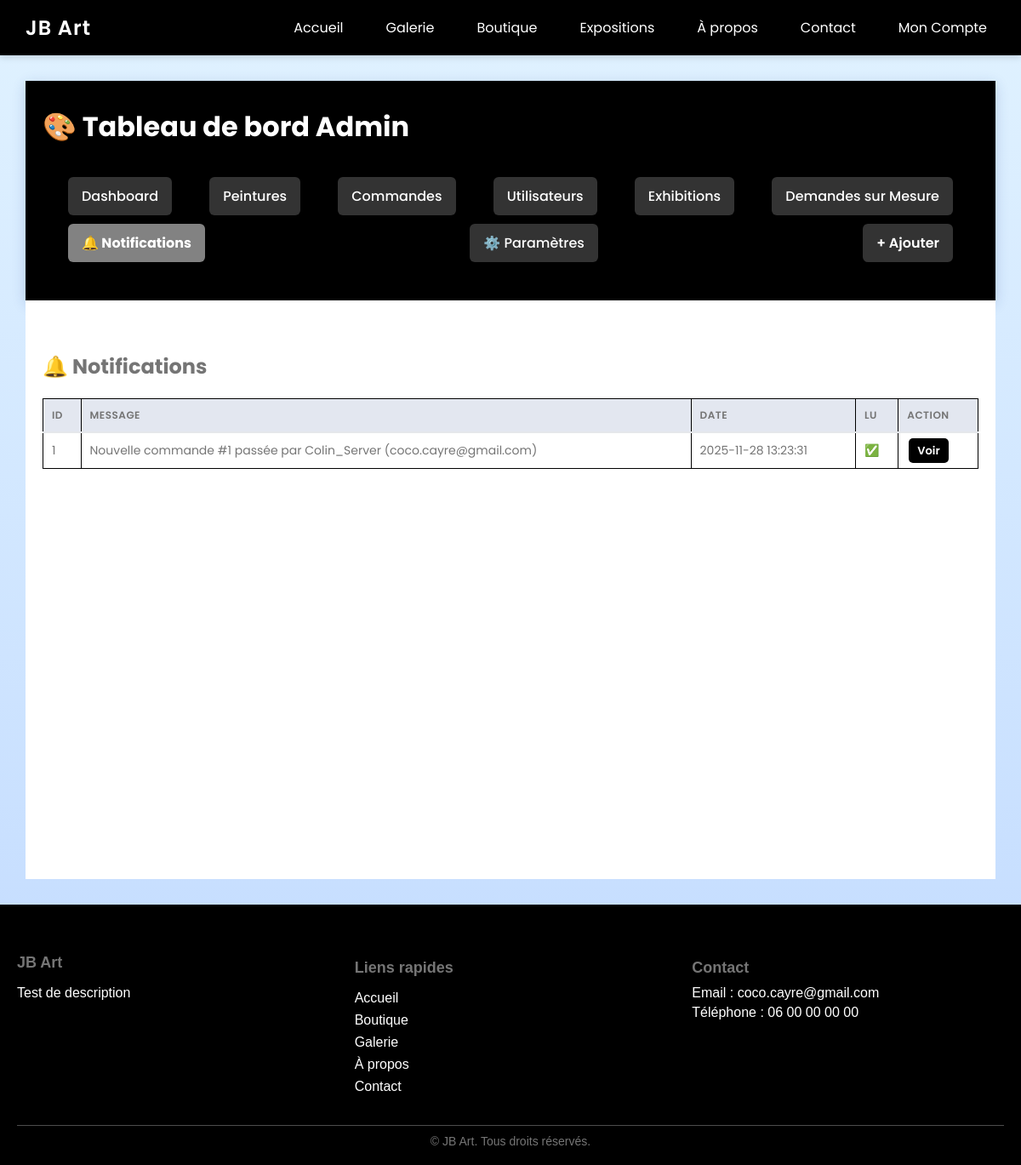
The app's page /admin/notifications (signed in), older data.
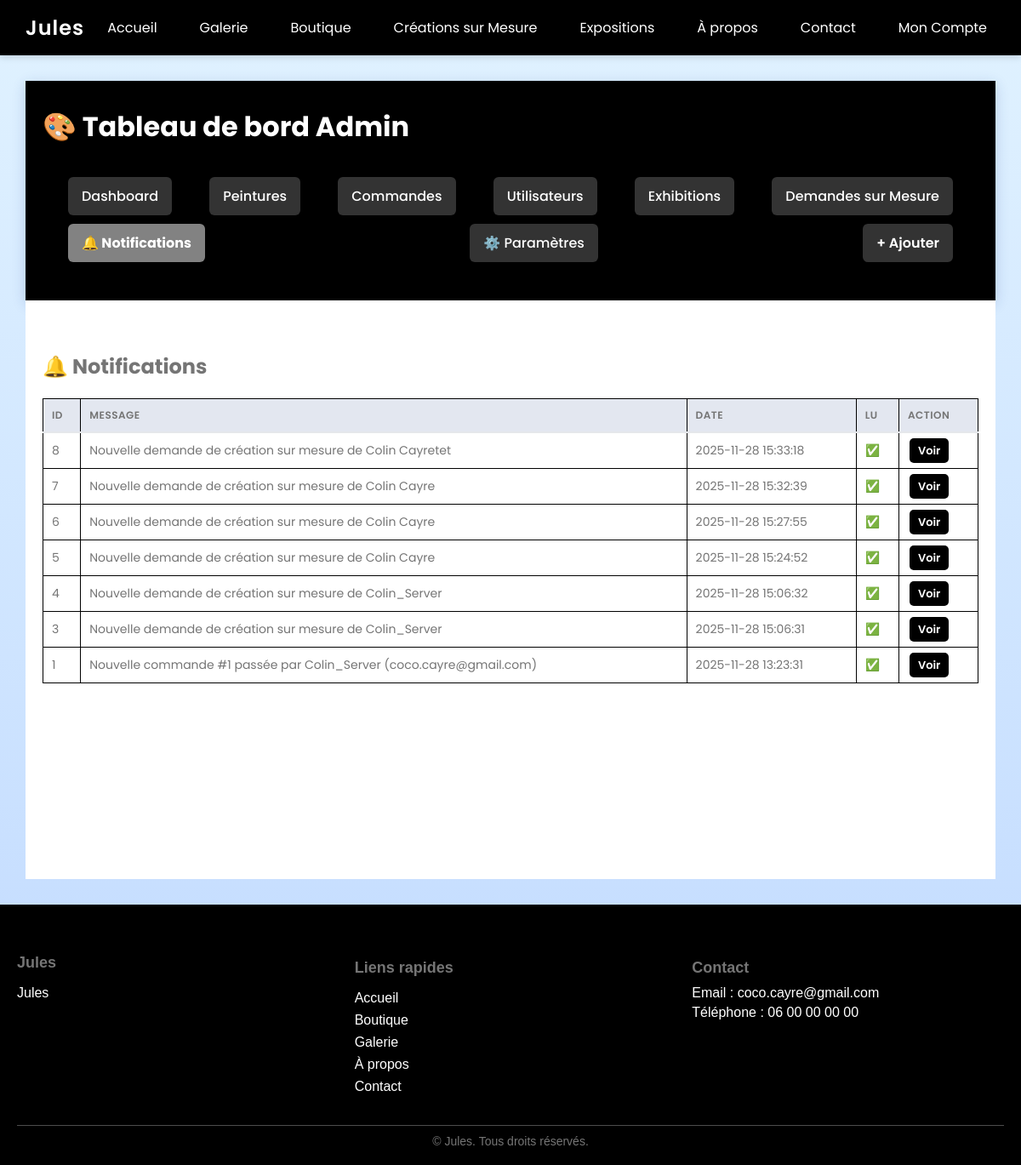
The same page, newer data.
### tables this page shows
CREATE TABLE notifications (
            id INTEGER PRIMARY KEY AUTOINCREMENT,
            user_id INTEGER,
            message TEXT NOT NULL,
            type TEXT NOT NULL,
            url TEXT,
            is_read INTEGER NOT NULL DEFAULT 0,
            created_at TEXT NOT NULL DEFAULT CURRENT_TIMESTAMP
        );

CREATE TABLE settings (id INTEGER PRIMARY KEY AUTOINCREMENT, key TEXT UNIQUE NOT NULL, value TEXT NOT NULL);

### app.py (the view)
@app.route("/admin/notifications")
def admin_notifications():
    if not is_admin():
        return redirect(url_for('index'))
    with sqlite3.connect(DB_PATH) as conn:
        c = conn.cursor()
        c.execute("""
            SELECT id, message, url, is_read, created_at
            FROM notifications
            WHERE user_id IS NULL
            ORDER BY created_at DESC
        """)
        notifications = c.fetchall()
        new_notifications_count = sum(1 for n in notifications if n[3] == 0)
    return render_template(
        "admin/admin_notifications.html",
        notifications=notifications,
        new_notifications_count=new_notifications_count,
        active="notifications"
    )

### app.py (called while the page is built)
def get_setting(key):
    conn = sqlite3.connect(DB_PATH)
    conn.row_factory = sqlite3.Row
    cur = conn.cursor()
    cur.execute("SELECT value FROM settings WHERE key = ?", (key,))
    row = cur.fetchone()
    conn.close()
    return row["value"] if row else None

def is_admin():
    user_id = session.get("user_id")
    if not user_id:
        return False
    conn = sqlite3.connect(DB_PATH)
    c = conn.cursor()
    c.execute("SELECT role FROM users WHERE id=?", (user_id,))
    result = c.fetchone()
    conn.close()
    return result and result[0] == 'admin'

@app.before_request
def init_cart_count():
    if "cart_count" not in session:
        session["cart_count"] = 0

### templates/admin/admin_notifications.html (shortened to what this page needs)
{% extends "base.html" %}
{% block content %}
<header class="admin-header">
    <div class="admin-container">
        <h1>🎨 Tableau de bord Admin</h1>
        <nav class="admin-nav">
            <a href="{{ url_for('admin_dashboard') }}" class="nav-btn {% if active=='dashboard' %}active{% endif %}">Dashboard</a>
            <a href="{{ url_for('admin_paintings') }}" class="nav-btn {% if active=='paintings' %}active{% endif %}">Peintures</a>
            <a href="{{ url_for('admin_orders') }}" class="nav-btn {% if active=='orders' %}active{% endif %}">Commandes</a>
            <a href="{{ url_for('admin_users') }}" class="nav-btn {% if active=='users' %}active{% endif %}">Utilisateurs</a>
            <a href="{{ url_for('admin_exhibitions') }}" class="nav-btn {% if active=='exhibitions' %}active{% endif %}">Exhibitions</a>
            <a href="{{ url_for('admin_custom_requests') }}" class="nav-btn {% if active=='custom_requests' %}active{% endif %}">Demandes sur Mesure</a>
            <a href="{{ url_for('admin_notifications') }}" class="nav-btn {% if active=='notifications' %}active{% endif %}">
                🔔 Notifications
            </a>
            <a href="{{ url_for('admin_settings_page') }}" class="nav-btn {% if active=='settings' %}active{% endif %}">⚙️ Paramètres</a>
            <a href="{{ url_for('add_painting_web') }}" class="nav-btn btn-primary">+ Ajouter</a>
        </nav>
    </div>
</header>
<section class="admin-section">
    <div class="admin-container">
        <h2>🔔 Notifications</h2>
        {% if notifications %}
        <table class="admin-table">
            <thead>
                <tr>
                    <th>ID</th>
                    <th>Message</th>
                    <th>Date</th>
                    <th>Lu</th>
                    <th>Action</th>
                </tr>
            </thead>
            <tbody>
                {% for notif in notifications %}
                <tr class="{% if notif[3] == 0 %}unread{% endif %}">
                    <td>{{ notif[0] }}</td>
                    <td>{{ notif[1] }}</td>
                    <td>{{ notif[4] }}</td>
                    <td>{{ '✅' if notif[3] else '❌' }}</td>
                    <td>
                        {% if notif[2] %}
                        <a href="{{ notif[2] }}" class="btn-action btn-primary">Voir</a>
                        {% endif %}
                    </td>
                </tr>
                {% endfor %}
            </tbody>
        </table>
        {% else %}
        <p style="text-align:center; color:#999; padding:40px;">Aucune notification pour le moment.</p>
        {% endif %}
    </div>
</section>
{% endblock %}

### templates/base.html (shortened to what this page needs)
<!DOCTYPE html>
<html lang="fr">
<head>
    <link rel="stylesheet" href="{{ url_for('static', filename='style.css') }}">
    <link rel="stylesheet" href="{{ url_for('dynamic_colors') }}">
</head>
<body>
    <nav>
        <div class="logo">{{ site_settings.site_logo }}</div>
        <ul id="nav-menu">
            <li><a href="/">Accueil</a></li>
            <li><a href="/galerie">Galerie</a></li>
            <li><a href="/boutique">Boutique</a></li>
            {% if site_settings.enable_custom_orders == '1' %}
            <li><a href="/creations-sur-mesure">Créations sur Mesure</a></li>
            {% endif %}
            <li><a href="/expositions">Expositions</a></li>
            <li><a href="/about">À propos</a></li>
            <li><a href="/contact">Contact</a></li>
            <li class="user-menu">
                <a onclick="toggleUserMenu()">Mon Compte</a>
            </li>
        </ul>
    </nav>
    <main class="content">
        {% block content %}{% endblock %}
    </main>
    {% include 'footer.html' %}
</body>
</html>

### templates/footer.html (shortened to what this page needs)
<footer class="site-footer">
    <div class="footer-container">
        <div class="footer-about">
            <h3>{{ site_settings.site_logo }}</h3>
            <p>{{ site_settings.footer_text or site_settings.site_description or "Artiste passionné par la peinture moderne et abstraite. Découvrez mes œuvres, inspirations et créations uniques." }}</p>
        </div>
        <div class="footer-links">
            <h4>Liens rapides</h4>
            <ul>
                <li><a href="{{ url_for('home') }}">Accueil</a></li>
                <li><a href="{{ url_for('boutique') }}">Boutique</a></li>
                <li><a href="{{ url_for('galerie') }}">Galerie</a></li>
                <li><a href="{{ url_for('about') }}">À propos</a></li>
                <li><a href="{{ url_for('contact') }}">Contact</a></li>
            </ul>
        </div>
        <div class="footer-contact">
            <h4>Contact</h4>
            <p>Email : <a href="mailto:coco.cayre@gmail.com">coco.cayre@gmail.com</a></p>
            <p>Téléphone : 06 00 00 00 00</p>
        </div>
    </div>
    <div class="footer-bottom">
        &copy; {{ current_year }} {{ site_settings.site_logo }}. Tous droits réservés.
    </div>
</footer>

### static/style.css (style rules this page uses)
body { margin: 0; font-family: "Poppins", sans-serif; background: linear-gradient(to bottom, #e0f2ff, #c0d9ff); color: #222; }
nav { background: linear-gradient(90deg, #1E3A8A, #3B65C4); padding: 15px 30px; display: flex; justify-content: space-between; align-items: center; position: sticky; top: 0; z-index: 1000; box-shadow: 0 2px 8px rgba(0,0,0,0.15); }
nav .logo { color: white; font-size: 24px; font-weight: 600; letter-spacing: 1px; }
nav ul { list-style: none; margin: 0; padding: 0; display: flex; gap: 30px; }
nav a { color: white; text-decoration: none; font-weight: 400; font-size: 16px; padding: 5px 10px; transition: all 0.3s; }
.content { padding: 30px; }
.site-footer { background-color: #1E3A8A; color: white; padding: 40px 20px 20px 20px; font-family: 'Arial', sans-serif; }
.footer-container { display: flex; flex-wrap: wrap; justify-content: space-between; gap: 30px; max-width: 1200px; margin: 0 auto; }
.footer-about, .footer-links, .footer-contact { flex: 1 1 200px; min-width: 200px; }
.footer-about h3, .footer-links h4, .footer-contact h4 { margin-bottom: 10px; font-size: 18px; }
.footer-links ul { list-style: none; padding: 0; }
.footer-links ul li { margin-bottom: 8px; }
.footer-links ul li a { color: white; text-decoration: none; transition: color 0.3s; }
.footer-contact p { margin: 5px 0; }
.footer-bottom { text-align: center; margin-top: 20px; font-size: 14px; border-top: 1px solid rgba(255,255,255,0.3); padding-top: 10px; }
.admin-header { background: linear-gradient(135deg, #1E3A8A 0%, #3B65C4 100%); color: white; padding: 30px 0; box-shadow: 0 4px 15px rgba(30, 58, 138, 0.2); }
.admin-container { max-width: 1400px; margin: 0 auto; padding: 0 20px; }
.admin-header h1 { margin: 0 0 20px 0; font-size: 32px; font-weight: 700; }
.admin-nav { display: flex; gap: 10px; flex-wrap: wrap; z-index: 10; }
.nav-btn { padding: 10px 16px; background: rgba(255, 255, 255, 0.2); color: white; text-decoration: none; border-radius: 6px; border: 2px solid transparent; transition: all 0.3s ease; font-weight: 500; cursor: pointer; }
.nav-btn.active { background: white; color: #1E3A8A; font-weight: 700; }
.btn-primary { background: #1E3A8A !important; border-color: #1E3A8A !important; padding: 10px 16px; }
.admin-nav .nav-btn { flex: none; width: auto; padding: 10px 16px; }
.admin-nav .nav-btn.btn-primary { flex: none; padding: 10px 16px; }
.admin-section { padding: 40px 0; background: #f9fafb; min-height: calc(100vh - 200px); }
.admin-table { width: 100%; border-collapse: collapse; font-size: 14px; }
.admin-table thead { background: #f9fafb; border-bottom: 2px solid #e5e7eb; }
.admin-table th { padding: 15px; text-align: left; font-weight: 600; color: #1E3A8A; text-transform: uppercase; letter-spacing: 0.5px; font-size: 12px; }
.admin-table td { padding: 15px; border-bottom: 1px solid #e5e7eb; color: #333; }
.admin-table tbody tr { transition: background 0.2s ease; }
.btn-primary { flex: 1; padding: 14px; background: linear-gradient(90deg, #1E3A8A, #3B65C4); color: white; border: none; border-radius: 6px; font-weight: 600; font-size: 16px; cursor: pointer; transition: all 0.3s ease; text-decoration: none; }
.nav-btn { position: relative; }

### templates/base.html (style rules this page uses)
.user-menu { position: relative; cursor: pointer; }
.user-menu > a { cursor: pointer; user-select: none; }

### templates/admin/admin_notifications.html (style rules this page uses)
.admin-table { width: 100%; border-collapse: collapse; margin-top: 20px; }
.admin-table th, .admin-table td { padding: 10px; border: 1px solid #ddd; text-align: left; }
.btn-action { padding: 5px 10px; margin: 2px; border-radius: 5px; color: #fff; text-decoration: none; font-size: 13px; transition: 0.2s; }
.btn-primary { background-color: #1E3A8A; }

### templates/footer.html (style rules this page uses)
.site-footer { background-color: #1E3A8A; color: white; padding: 40px 20px 20px 20px; font-family: 'Arial', sans-serif; }
.footer-container { display: flex; flex-wrap: wrap; justify-content: space-between; gap: 30px; max-width: 1200px; margin: 0 auto; }
.footer-about,.footer-links,.footer-contact { flex: 1 1 200px; min-width: 200px; }
.footer-about h3,.footer-links h4,.footer-contact h4 { margin-bottom: 10px; font-size: 18px; }
.footer-links ul { list-style: none; padding: 0; }
.footer-links ul li { margin-bottom: 8px; }
.footer-links ul li a { color: white; text-decoration: none; transition: color 0.3s; }
.footer-contact p { margin: 5px 0; }
.footer-contact a { color: white; text-decoration: none; }
.footer-bottom { text-align: center; margin-top: 20px; font-size: 14px; border-top: 1px solid rgba(255,255,255,0.3); padding-top: 10px; }

Row changes from the older to the newer data that the page shows:
no longer on this page (row unchanged): settings: value "Test de description"
added settings: site_logo "Jules"
added notifications: id "8", message "Nouvelle demande de création sur mesure de Colin Cayretet", created_at "2025-11-28 15:33:18", is_read "✅"
added notifications: id "7", message "Nouvelle demande de création sur mesure de Colin Cayre", created_at "2025-11-28 15:32:39", is_read "✅"
added notifications: id "6", message "Nouvelle demande de création sur mesure de Colin Cayre", created_at "2025-11-28 15:27:55", is_read "✅"
added notifications: id "5", message "Nouvelle demande de création sur mesure de Colin Cayre", created_at "2025-11-28 15:24:52", is_read "✅"
added notifications: id "4", message "Nouvelle demande de création sur mesure de Colin_Server", created_at "2025-11-28 15:06:32", is_read "✅"
added notifications: id "3", message "Nouvelle demande de création sur mesure de Colin_Server", created_at "2025-11-28 15:06:31", is_read "✅"
added settings: value "Jules"
Text that changed along with them:
{{ site_settings.site_logo }}: "JB Art" → (not shown)
text now shown: "Créations sur Mesure"
